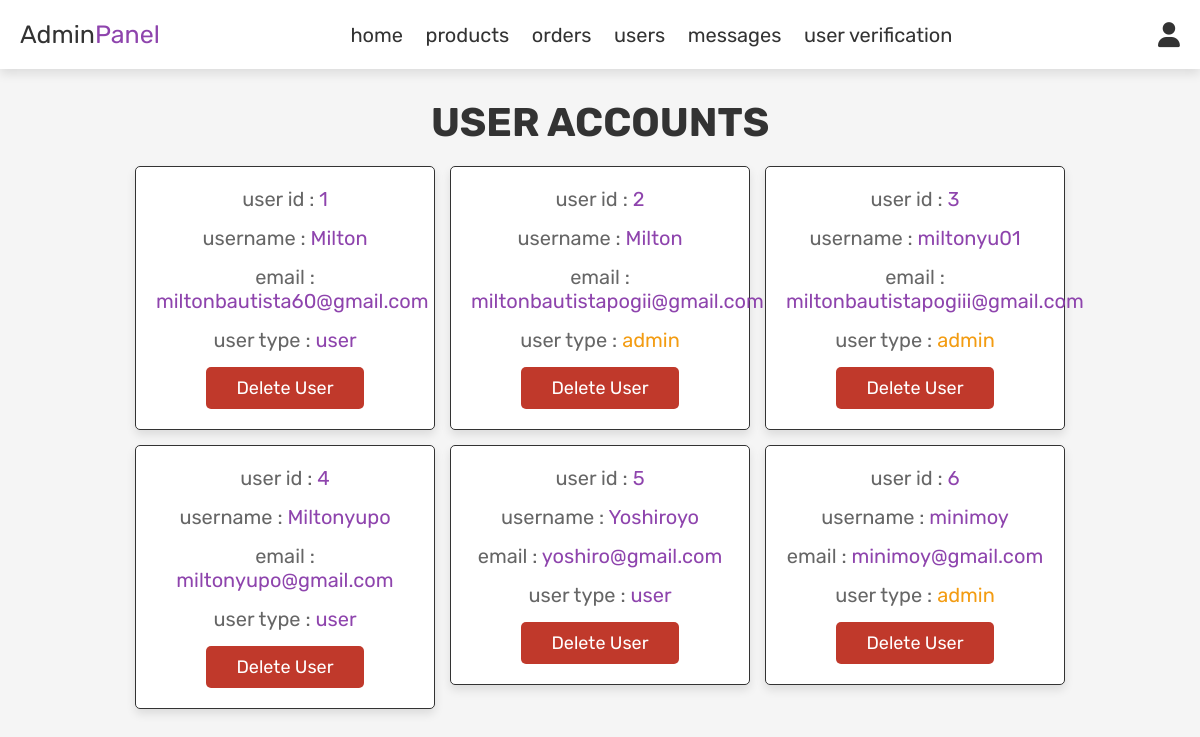
Page /admin_users.php (signed in) on the earlier database version.
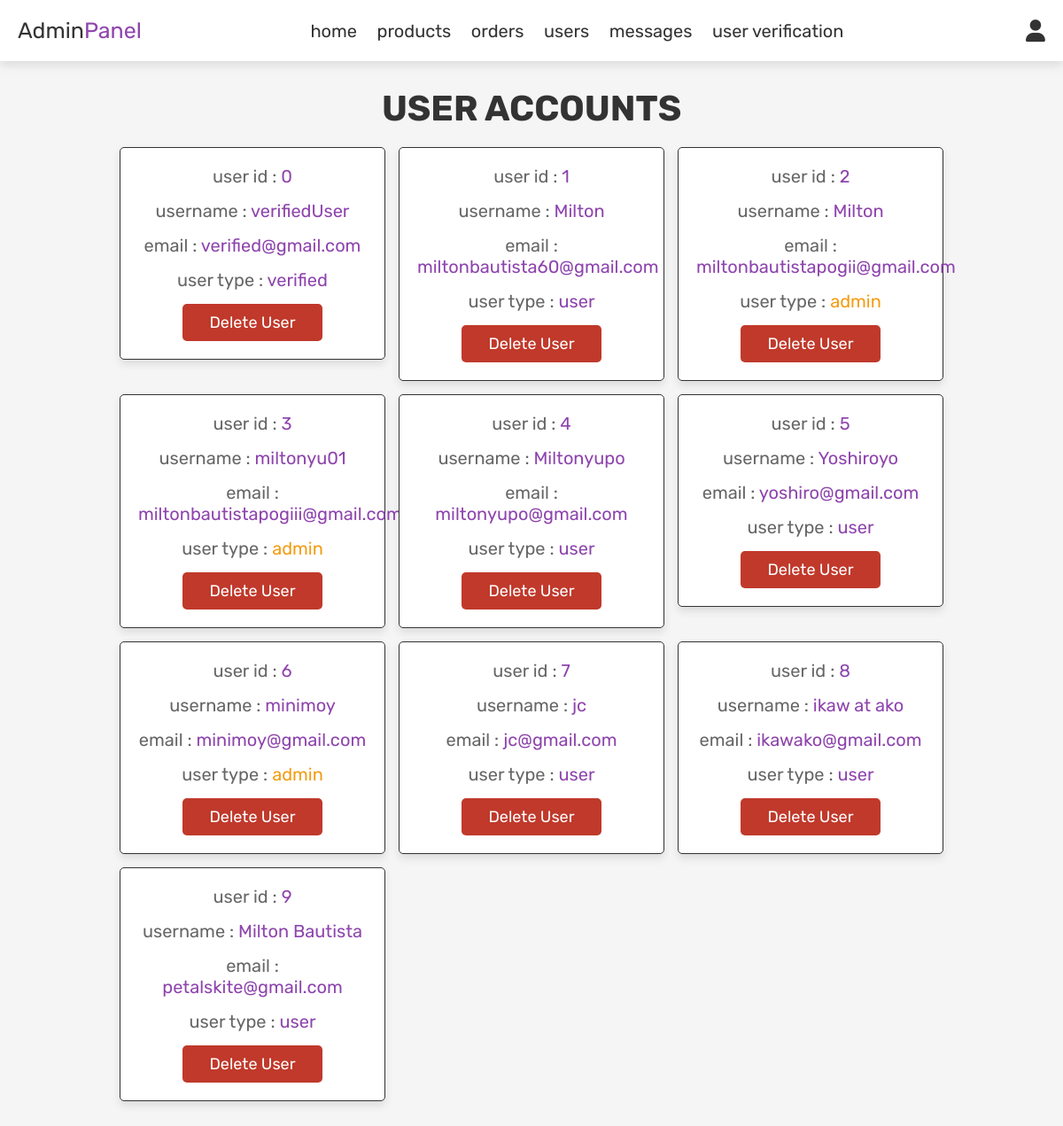
Same page on the later database version.
### tables this page shows
CREATE TABLE `users` (
  `id` int(100) NOT NULL,
  `name` varchar(100) NOT NULL,
  `email` varchar(100) NOT NULL,
  `password` varchar(100) NOT NULL,
  `user_type` varchar(20) NOT NULL DEFAULT 'user',
  `birthdate` date DEFAULT NULL,
  `bookshop_name` varchar(100) DEFAULT NULL,
  `gender` varchar(10) DEFAULT NULL,
  `image` varchar(255) DEFAULT '',
  `verified` tinyint(1) DEFAULT 0
);

### admin_users.php (the view, shortened to what this page needs)
<?php
include 'config.php';
?>
<!DOCTYPE html>
<html lang="en">
<head>
   <link rel="stylesheet" href="https://cdnjs.cloudflare.com/ajax/libs/font-awesome/6.0.0/css/all.min.css">
   <link rel="stylesheet" href="css/admin-section/admin_style.css">
</head>
<body>
<?php include 'admin_header.php'; ?>
<section class="users">
   <h1 class="title"> user accounts </h1>
   <div class="box-container">
      <?php
         $select_users = mysqli_query($conn, "SELECT * FROM `users`") or die('query failed');
         while($fetch_users = mysqli_fetch_assoc($select_users)){
      ?>
      <div class="box">
         <p> user id : <span><?php echo $fetch_users['id']; ?></span> </p>
         <p> username : <span><?php echo $fetch_users['name']; ?></span> </p>
         <p> email : <span><?php echo $fetch_users['email']; ?></span> </p>
         <p> user type : <span style="color:<?php if($fetch_users['user_type'] == 'admin'){ echo 'var(--orange)'; } ?>"><?php echo $fetch_users['user_type']; ?></span> </p>
         <a href="admin_users.php?delete=<?php echo $fetch_users['id']; ?>" onclick="return confirm('delete this user?');" class="delete-btn">delete user</a>
      </div>
      <?php
         };
      ?>
   </div>
</section>
</body>
</html>

Differences in the rows shown:
added users: id "0", name "verifiedUser", email "verified@gmail.com", user_type "verified"
added users: id "7", name "jc", email "jc@gmail.com", user_type "user"
added users: id "8", name "ikaw at ako", email "ikawako@gmail.com", user_type "user"
added users: id "9", name "Milton Bautista", email "petalskite@gmail.com", user_type "user"
